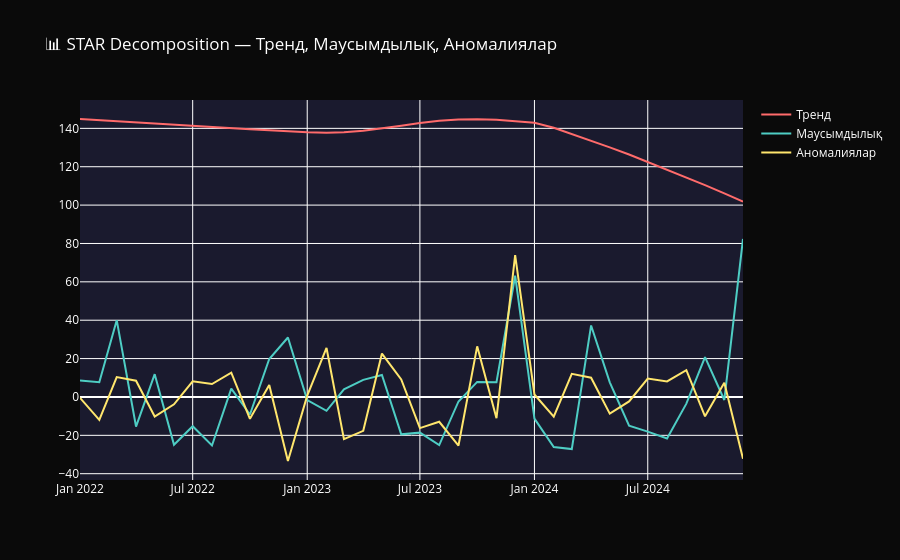

Here is the notebook cell this chart was saved with:
### Code cell
# STAR Decomposition — аномалияларды бөліп алу
from statsmodels.tsa.seasonal import STL

# Айлық деректер дайындау
ts = monthly.set_index('date')['count']

# STL decomposition
stl = STL(ts, period=12)
result = stl.fit()

# Визуализация
import plotly.graph_objects as go

fig6 = go.Figure()

fig6.add_trace(go.Scatter(x=ts.index, y=result.trend, name='Тренд', line=dict(color='#ff6b6b')))
fig6.add_trace(go.Scatter(x=ts.index, y=result.seasonal, name='Маусымдылық', line=dict(color='#4ecdc4')))
fig6.add_trace(go.Scatter(x=ts.index, y=result.resid, name='Аномалиялар', line=dict(color='#ffe66d')))

fig6.update_layout(
    title='📊 STAR Decomposition — Тренд, Маусымдылық, Аномалиялар',
    paper_bgcolor='#0a0a0a',
    plot_bgcolor='#1a1a2e',
    font=dict(color='white')
)

fig6.show()
